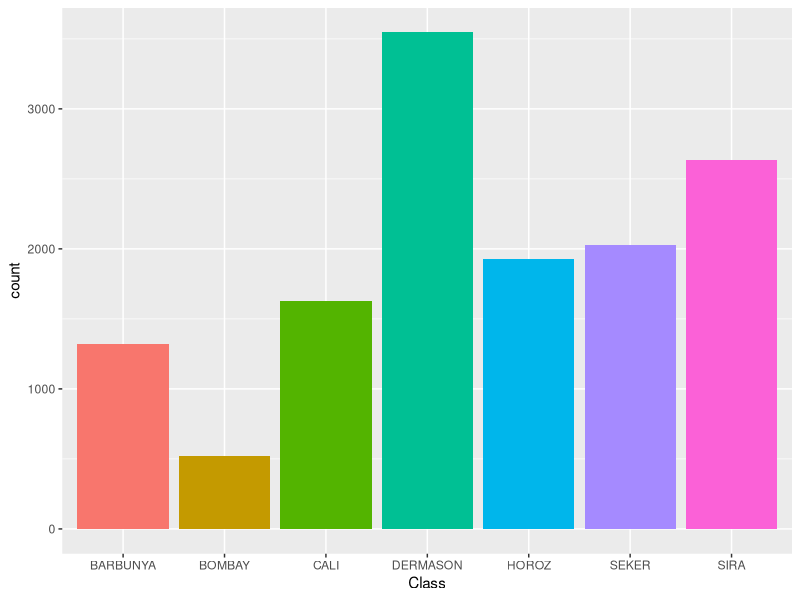
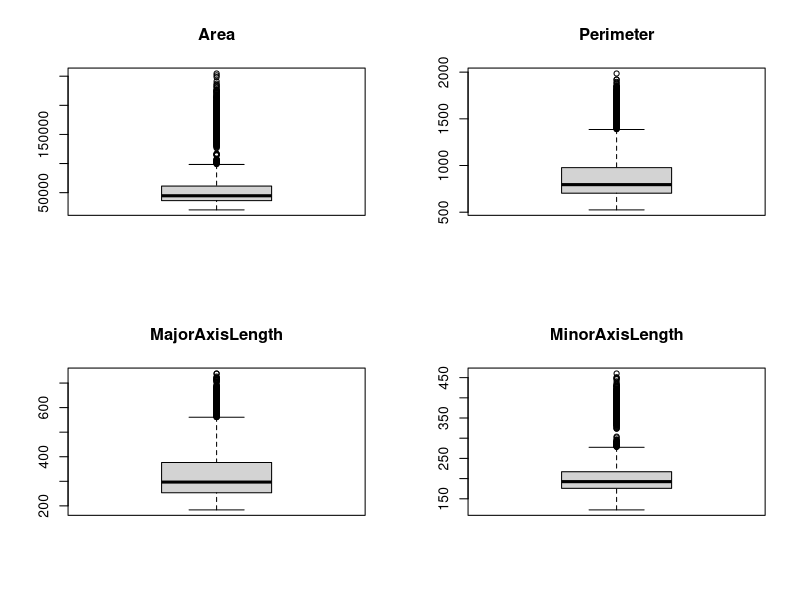
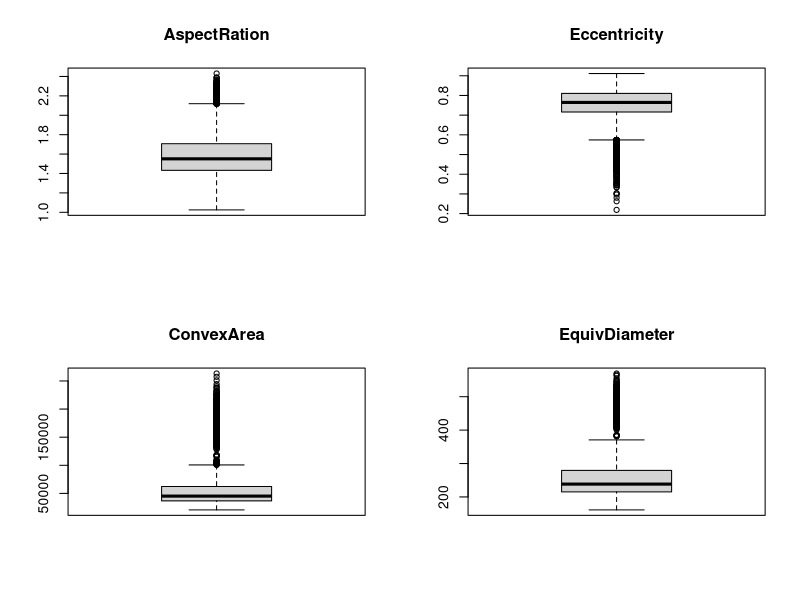
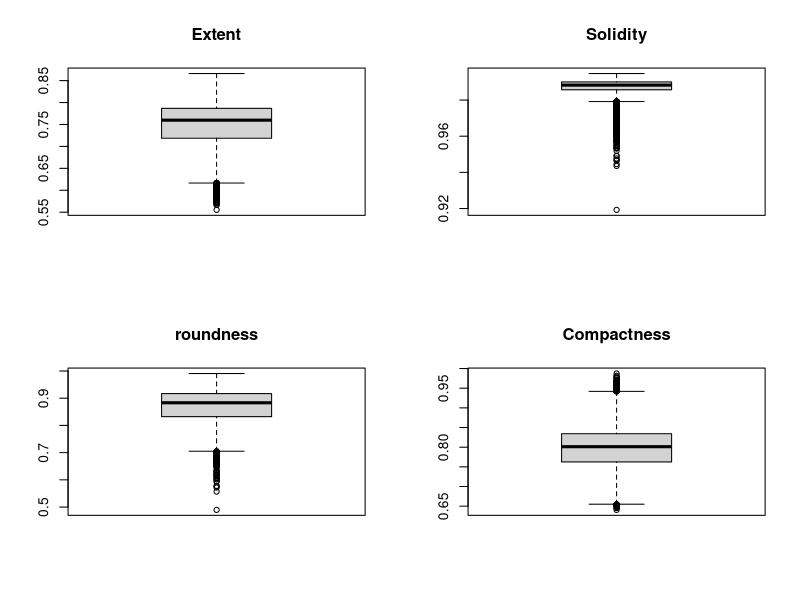
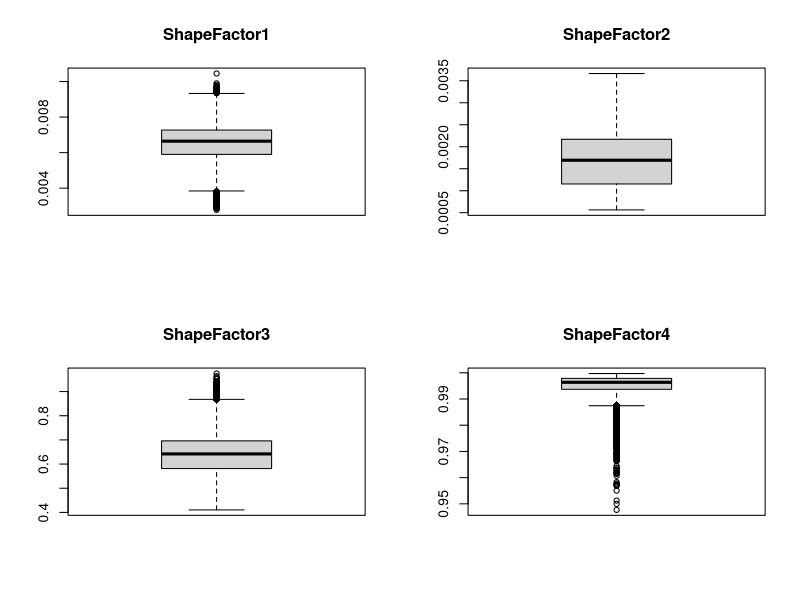
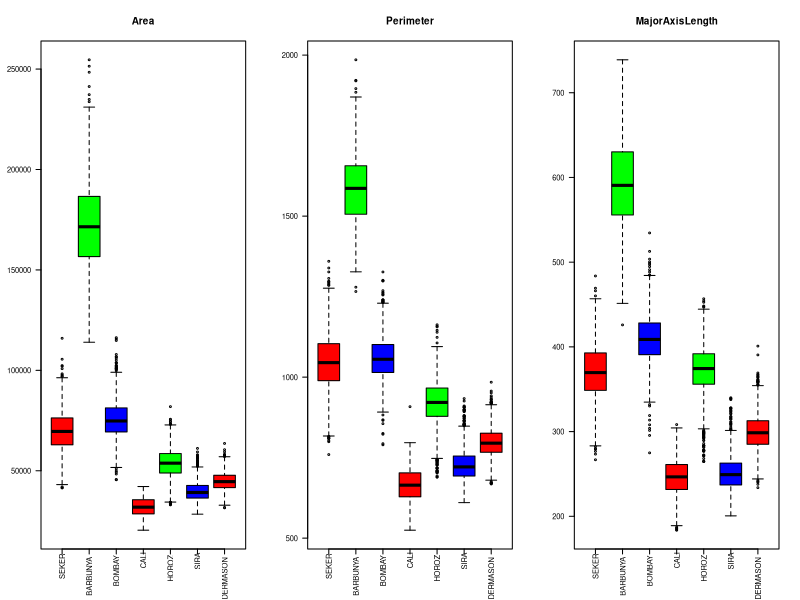
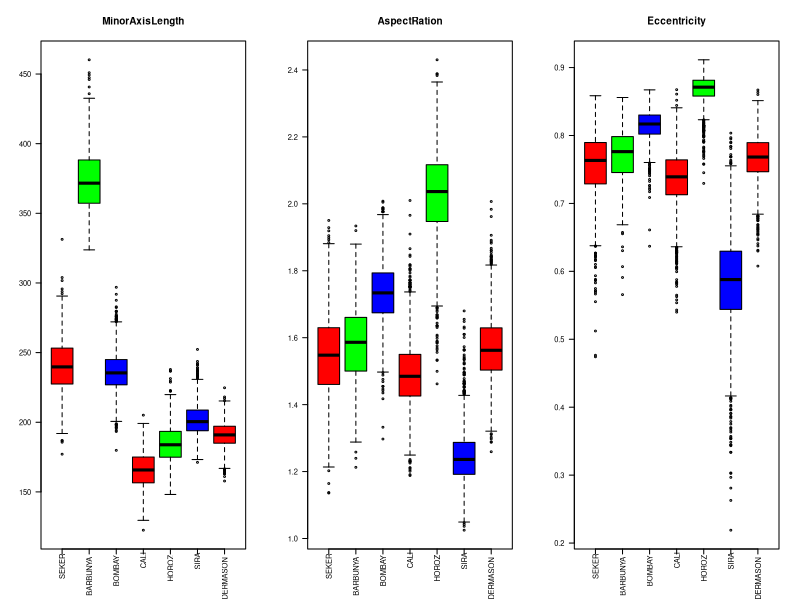
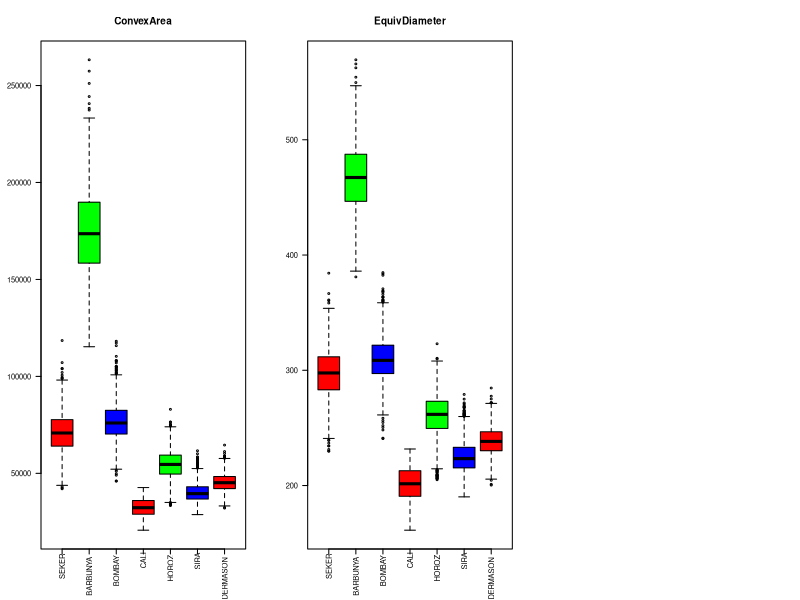

Recreate these plots in R, in order.
## ---- chunk 1
knitr::opts_chunk$set(echo = TRUE)
## ---- chunk 2
rm(list=ls())

library('ggplot2')
library('gridExtra')
library('GGally')
library('cowplot')
library(stringr)
## ---- chunk 3
beans_data = read.csv("Dry_Bean_Dataset.csv",header=T, sep=";", na.strings="?", dec=",")
str(beans_data)
## ---- chunk 4
beans_data$Class = factor(beans_data$Class)

nome_classes = unique(beans_data$Class)

print(levels(nome_classes))

num_classes = length(nome_classes)

## ---- chunk 5

classes_summary = summary(beans_data$Class)

print(classes_summary)

ggplot(beans_data, aes(Class, fill = Class)) + geom_bar() + theme(legend.position = "none")

## ---- chunk 6

for(i in 1:16){
  outliers = which(beans_data[,i] %in% boxplot.stats(beans_data[,i])$out)
  if(length(outliers) > 0){
    print(str_interp("Coluna ${names(beans_data[i])} contém ${length(outliers)} outliers"))
  }
}

## ---- chunk 7
par(mfrow=c(2,2))
for(i in 1:4){
  boxplot(beans_data[,i],
          main = names(beans_data)[i])
}


par(mfrow=c(2,2))
for(i in 5:8){
  boxplot(beans_data[,i],
          main = names(beans_data)[i])
}


par(mfrow=c(2,2))
for(i in 9:12){
  boxplot(beans_data[,i],
          main = names(beans_data)[i])
}

par(mfrow=c(2,2))
for(i in 13:16){
  boxplot(beans_data[,i],
          main = names(beans_data)[i])
}
## ---- chunk 8
colors=c("red", "green", "blue")

par(mfrow=c(1,3), cex=0.5)
for(i in 1:3){
  plot <- boxplot(beans_data[,i] ~ beans_data$Class, col=colors, xlab = "", ylab="", main = names(beans_data)[i], xaxt = "n",  yaxt = "n")
  axis(side = 1, labels = FALSE)
  axis(side = 2, las = 2, cex.axis = 0.9, font =10)
  text(x = 1:num_classes,
       labels = nome_classes,
       par("usr")[3],
       xpd = T,
       srt = 90,
       adj = 1.2,
       cex = 0.9)
}

par(mfrow=c(1,3), cex=0.5)
for(i in 4:6){
  plot <- boxplot(beans_data[,i] ~ beans_data$Class, col=colors, xlab = "", ylab="", main = names(beans_data)[i], xaxt = "n",  yaxt = "n")
  axis(side = 1, labels = FALSE)
  axis(side = 2, las = 2, cex.axis = 0.9, font =10)
  text(x = 1:num_classes,
       labels = nome_classes,
       par("usr")[3],
       xpd = T,
       srt = 90,
       adj = 1.2,
       cex = 0.9)
}

par(mfrow=c(1,3), cex=0.5)
for(i in 7:8){
  plot <- boxplot(beans_data[,i] ~ beans_data$Class, col=colors, xlab = "", ylab="", main = names(beans_data)[i], xaxt = "n",  yaxt = "n")
  axis(side = 1, labels = FALSE)
  axis(side = 2, las = 2, cex.axis = 0.9, font =10)
  text(x = 1:num_classes,
       labels = nome_classes,
       par("usr")[3],
       xpd = T,
       srt = 90,
       adj = 1.2,
       cex = 0.9)
}

par(mfrow=c(1,3), cex=0.5)
for(i in 9:11){
  plot <- boxplot(beans_data[,i] ~ beans_data$Class, col=colors, xlab = "", ylab="", main = names(beans_data)[i], xaxt = "n",  yaxt = "n")
  axis(side = 1, labels = FALSE)
  axis(side = 2, las = 2, cex.axis = 0.9, font =10)
  text(x = 1:num_classes,
       labels = nome_classes,
       par("usr")[3],
       xpd = T,
       srt = 90,
       adj = 1.2,
       cex = 0.9)
}

par(mfrow=c(1,3), cex=0.5)
for(i in 12:14){
  plot <- boxplot(beans_data[,i] ~ beans_data$Class, col=colors, xlab = "", ylab="", main = names(beans_data)[i], xaxt = "n",  yaxt = "n")
  axis(side = 1, labels = FALSE)
  axis(side = 2, las = 2, cex.axis = 0.9, font =10)
  text(x = 1:num_classes,
       labels = nome_classes,
       par("usr")[3],
       xpd = T,
       srt = 90,
       adj = 1.2,
       cex = 0.9)
}

par(mfrow=c(1,3), cex=0.5)
for(i in 15:16){
  plot <- boxplot(beans_data[,i] ~ beans_data$Class, col=colors, xlab = "", ylab="", main = names(beans_data)[i], xaxt = "n",  yaxt = "n")
  axis(side = 1, labels = FALSE)
  axis(side = 2, las = 2, cex.axis = 0.9, font =10)
  text(x = 1:num_classes,
       labels = nome_classes,
       par("usr")[3],
       xpd = T,
       srt = 90,
       adj = 1.2,
       cex = 0.9)
}
## ---- chunk 9
p = list()
for(i in 1:3){
  p[[i]] = ggplot(beans_data, aes_string(x=names(beans_data)[i],fill="Class")) + 
    geom_density(alpha=0.5,color="darkgray") + 
    theme(legend.position="top", legend.title = element_blank())
}
grid.arrange(p[[1]], p[[2]], p[[3]], ncol=3)

p = list()
for(i in 4:6){
  p[[i]] = ggplot(beans_data, aes_string(x=names(beans_data)[i],fill="Class")) + 
    geom_density(alpha=0.5,color="darkgray") + 
    theme(legend.position="top", legend.title = element_blank())
}
grid.arrange(p[[4]], p[[5]], p[[6]], ncol=3)

p = list()
for(i in 7:9){
  p[[i]] = ggplot(beans_data, aes_string(x=names(beans_data)[i],fill="Class")) + 
    geom_density(alpha=0.5,color="darkgray") + 
    theme(legend.position="top", legend.title = element_blank())
}
grid.arrange(p[[7]], p[[8]], p[[9]], ncol=3)

p = list()
for(i in 10:12){
  p[[i]] = ggplot(beans_data, aes_string(x=names(beans_data)[i],fill="Class")) + 
    geom_density(alpha=0.5,color="darkgray") + 
    theme(legend.position="top", legend.title = element_blank())
}
grid.arrange(p[[10]], p[[11]], p[[12]], ncol=3)

p = list()
for(i in 13:15){
  p[[i]] = ggplot(beans_data, aes_string(x=names(beans_data)[i],fill="Class")) + 
    geom_density(alpha=0.5,color="darkgray") + 
    theme(legend.position="top", legend.title = element_blank())
}
grid.arrange(p[[13]], p[[14]], p[[15]], ncol=3)

p = list()
for(i in 16:16){
  p[[i]] = ggplot(beans_data, aes_string(x=names(beans_data)[i],fill="Class")) + 
    geom_density(alpha=0.5,color="darkgray") + 
    theme(legend.position="top", legend.title = element_blank())
}
grid.arrange(p[[16]], ncol=1)
